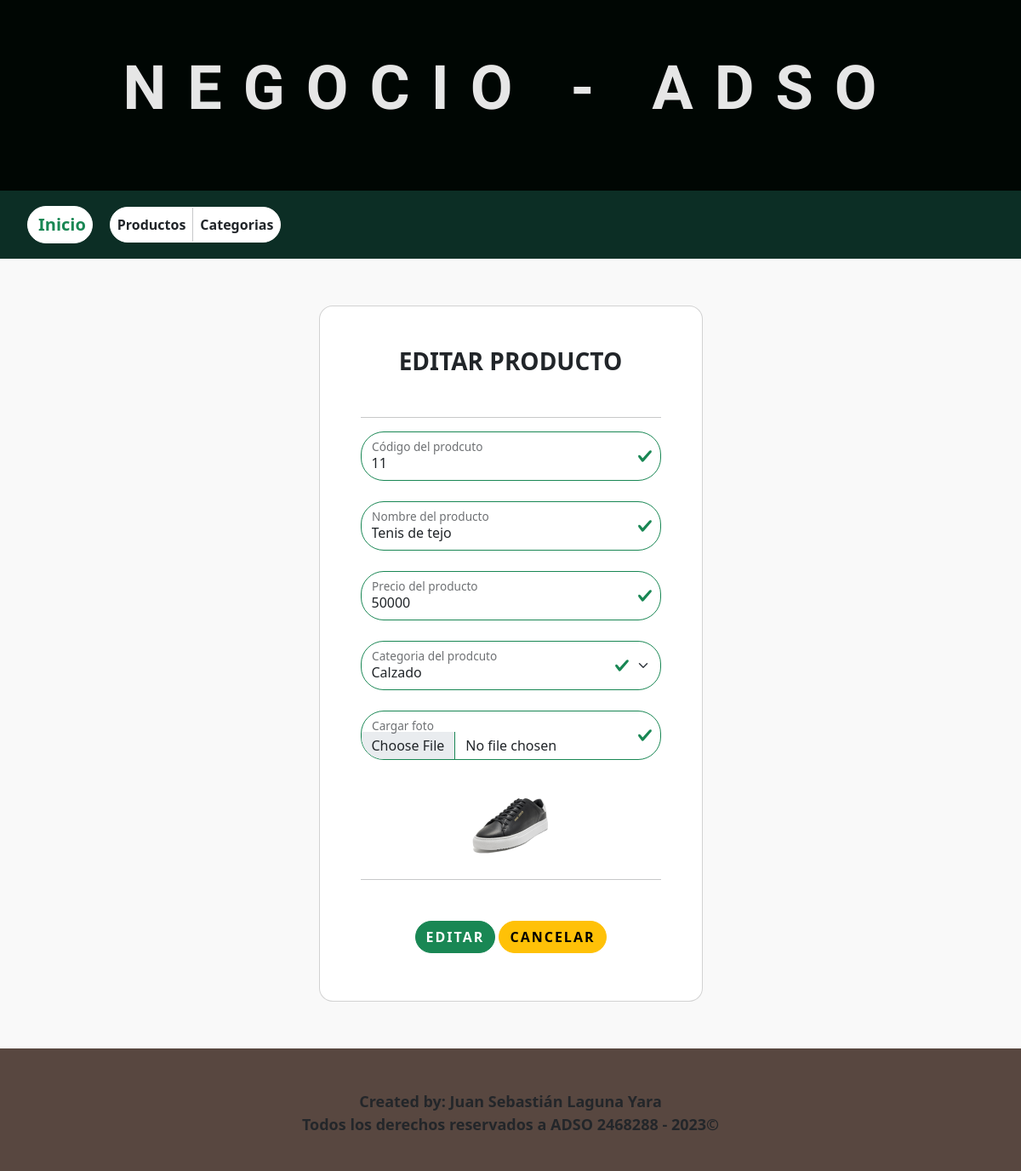
Page /consultarProducto/1/ on the committed database.
### appTienda/models.py (models this page shows, shortened)
class Producto(models.Model):
    proCodigo = models.IntegerField(unique=True)
    proNombre = models.CharField(max_length=50)
    proPrecio = models.IntegerField()
    proCategoria = models.ForeignKey(Categoria, on_delete=models.PROTECT)
    proFoto = models.FileField(upload_to=f"images/", null=True, blank=True)

### appTienda/views.py (the view)
# urls.py: path('consultarProducto/<int:id>/', views.consultarProducto),
def consultarProducto(request, id):
    try:
        producto = Producto.objects.get(id=id)
        categorias = Categoria.objects.all()
        mensaje = ""
    except Error as error:
        mensaje = f"Problemas al consultar {error}"
    retorno = {"mensaje":mensaje,"producto":producto,"listaCategorias":categorias}
    return render(request,"frmEditarProducto.html",retorno)

### appTienda/models.py (called while the page is built)
    def __str__(self) -> str:
        return self.catNombre

### appTienda/templates/frmEditarProducto.html (shortened to what this page needs)
{% extends "index.html" %}
{% block encabezado %}
    {% include "encabezado.html" %}
{% endblock %}
{% block menu %}
    {% include "menu.html" %}
{% endblock %}
{% block contenido %}
<div class="container h-100 frmProducto">
    <div class="row d-flex justify-content-center align-items-center h-100">
        <div class="col-10 col-md-8 col-lg-6 col-xl-5">
            <div class="card shadow-2-strong" style="border-radius: 1rem;">
                <div class="card-body p-5 text-center">
                    <h3 class="mb-5 fw-bold">EDITAR PRODUCTO</h3>
                    <hr>
                    <form action="/actualizarProducto/" method="post" enctype="multipart/form-data" class="was-validated">
                        <div class="form-floating mb-4">
                            <input type="number" name="txtCodigo" id="txtCodigo" class="form-control" required
                                placeholder="Código del prodcuto" style="border-radius: 27px;" value="{{producto.proCodigo}}">
                            <label for="txtCodigo">Código del prodcuto</label>
                        </div>
                        <div class="form-floating mb-4">
                            <input type="text" name="txtNombreP" id="txtNombreP" class="form-control" required
                                placeholder="Nombre del producto" style="border-radius: 27px;" value="{{producto.proNombre}}">
                            <label for="txtNombreP">Nombre del producto</label>
                        </div>
                        <div class="form-floating mb-4">
                            <input type="number" name="txtPrecio" id="txtPrecio" class="form-control" required
                                placeholder="Precio del producto" style="border-radius: 27px;" value="{{producto.proPrecio}}">
                            <label for="txtPrecio">Precio del producto</label>
                        </div>
                        <div class="form-floating mb-4">
                            <select class="form-select" id="cbCategoria" name="cbCategoria" required style="border-radius: 27px;" value="{{producto.proCategoria}}">
                                {% for categoria in listaCategorias %}
                                    {% if producto.proCategoria.id == categoria.id %}
                                        <option value="{{categoria.id}}" selected>{{categoria.catNombre}}</option>
                                    {% else %}
                                        <option value="{{categoria.id}}">{{categoria.catNombre}}</option>
                                    {% endif %}
                                {% endfor %}
                            </select>
                              <label for="cbCategoria" class="form-label">Categoria del prodcuto</label>
                        </div>
                        <div class="form-floating mb-4">
                            <input type="file" name="fileFoto" id="fileFoto" class="form-control" accept=".jpg" accept=".jpg" placeholder="Cargar foto" style="border-radius: 27px; padding-top: 30px;">
                            <label for="fileFoto">Cargar foto</label>
                        </div>
                        <div class="text-center">
                            <img id="imagenProducto" src="/media/{{producto.proFoto}}" alt="" width="100" height="100">
                        </div>
                        <hr>
                        <div class="mt-5">
                            <button class="btn btn-success rounded-pill mb-2 fw-bold" style="letter-spacing: 2px;">EDITAR</button>
                            <a href="/listarProductos"><button type="button" class="btn btn-warning rounded-pill mb-2 fw-bold" style="letter-spacing: 2px;">CANCELAR</button></a>
                        </div>
                    </form>
                </div>
            </div>
        </div>
    </div>
</div>
{% endblock %}
{% block piePagina %}
    {% include "piePagina.html" %}
{% endblock %}

### rows in the picture
Producto: txtCodigo "11", txtNombreP "Tenis de tejo", txtPrecio "50000", proFoto (picture)

### other values in the picture
form field cbCategoria "Calzado"
